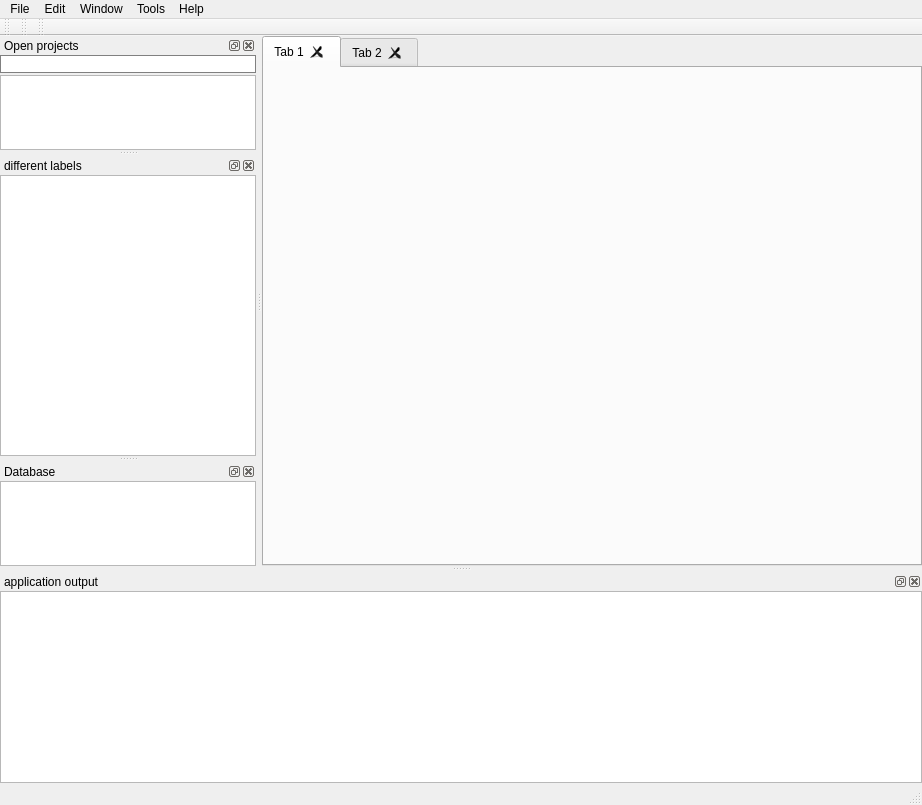
<?xml version="1.0" encoding="UTF-8"?>
<ui version="4.0">
 <class>MDImain</class>
 <widget class="QMainWindow" name="MDImain">
  <property name="geometry">
   <rect>
    <x>0</x>
    <y>0</y>
    <width>922</width>
    <height>805</height>
   </rect>
  </property>
  <property name="sizePolicy">
   <sizepolicy hsizetype="Expanding" vsizetype="Expanding">
    <horstretch>0</horstretch>
    <verstretch>0</verstretch>
   </sizepolicy>
  </property>
  <property name="windowTitle">
   <string>HEXplorer</string>
  </property>
  <property name="windowIcon">
   <iconset resource="icones.qrc">
    <normaloff>:/icones/space_shuttle.ico</normaloff>:/icones/space_shuttle.ico</iconset>
  </property>
  <property name="iconSize">
   <size>
    <width>50</width>
    <height>50</height>
   </size>
  </property>
  <widget class="QWidget" name="centralwidget">
   <layout class="QVBoxLayout" name="verticalLayout_2">
    <property name="leftMargin">
     <number>0</number>
    </property>
    <property name="topMargin">
     <number>0</number>
    </property>
    <property name="rightMargin">
     <number>0</number>
    </property>
    <property name="bottomMargin">
     <number>0</number>
    </property>
    <item>
     <widget class="CTabWidget" name="tabWidget">
      <property name="maximumSize">
       <size>
        <width>16777215</width>
        <height>16777215</height>
       </size>
      </property>
      <property name="acceptDrops">
       <bool>true</bool>
      </property>
      <property name="currentIndex">
       <number>0</number>
      </property>
      <property name="tabsClosable">
       <bool>true</bool>
      </property>
      <property name="movable">
       <bool>true</bool>
      </property>
      <property name="tabBarAutoHide">
       <bool>false</bool>
      </property>
      <widget class="QWidget" name="tab">
       <attribute name="title">
        <string>Tab 1</string>
       </attribute>
      </widget>
      <widget class="QWidget" name="tab_2">
       <attribute name="title">
        <string>Tab 2</string>
       </attribute>
      </widget>
     </widget>
    </item>
   </layout>
  </widget>
  <widget class="QMenuBar" name="menubar">
   <property name="geometry">
    <rect>
     <x>0</x>
     <y>0</y>
     <width>922</width>
     <height>21</height>
    </rect>
   </property>
   <property name="defaultUp">
    <bool>false</bool>
   </property>
   <widget class="QMenu" name="menuFile">
    <property name="title">
     <string>File</string>
    </property>
    <widget class="QMenu" name="menuRecent_Files">
     <property name="title">
      <string>Recent projects</string>
     </property>
    </widget>
    <addaction name="actionOpen_Working_Directory"/>
    <addaction name="actionClose_Working_Directory"/>
    <addaction name="separator"/>
    <addaction name="actionNewA2lProject"/>
    <addaction name="menuRecent_Files"/>
    <addaction name="separator"/>
    <addaction name="actionLoad_DB"/>
    <addaction name="separator"/>
    <addaction name="actionCheck_for_updates"/>
    <addaction name="separator"/>
    <addaction name="actionExit"/>
   </widget>
   <widget class="QMenu" name="menuHelp">
    <property name="title">
     <string>Help</string>
    </property>
    <addaction name="actionAbout"/>
   </widget>
   <widget class="QMenu" name="menuWindow">
    <property name="title">
     <string>Window</string>
    </property>
    <addaction name="separator"/>
   </widget>
   <widget class="QMenu" name="menuEdit">
    <property name="title">
     <string>Edit</string>
    </property>
    <addaction name="actionSettings"/>
   </widget>
   <widget class="QMenu" name="menuTools">
    <property name="title">
     <string>Tools</string>
    </property>
    <addaction name="actionCompare_dataset"/>
   </widget>
   <addaction name="menuFile"/>
   <addaction name="menuEdit"/>
   <addaction name="menuWindow"/>
   <addaction name="menuTools"/>
   <addaction name="menuHelp"/>
  </widget>
  <widget class="QDockWidget" name="outputListWidget">
   <property name="sizePolicy">
    <sizepolicy hsizetype="Preferred" vsizetype="Expanding">
     <horstretch>0</horstretch>
     <verstretch>0</verstretch>
    </sizepolicy>
   </property>
   <property name="minimumSize">
    <size>
     <width>922</width>
     <height>150</height>
    </size>
   </property>
   <property name="maximumSize">
    <size>
     <width>524287</width>
     <height>500</height>
    </size>
   </property>
   <property name="styleSheet">
    <string notr="true"/>
   </property>
   <property name="allowedAreas">
    <set>Qt::BottomDockWidgetArea</set>
   </property>
   <property name="windowTitle">
    <string>application output</string>
   </property>
   <attribute name="dockWidgetArea">
    <number>8</number>
   </attribute>
   <widget class="QWidget" name="dockWidgetContents_7">
    <layout class="QVBoxLayout" name="verticalLayout">
     <property name="leftMargin">
      <number>0</number>
     </property>
     <property name="topMargin">
      <number>0</number>
     </property>
     <property name="rightMargin">
      <number>0</number>
     </property>
     <property name="bottomMargin">
      <number>0</number>
     </property>
     <item>
      <widget class="QListWidget" name="listWidget">
       <property name="sizePolicy">
        <sizepolicy hsizetype="Expanding" vsizetype="Expanding">
         <horstretch>0</horstretch>
         <verstretch>0</verstretch>
        </sizepolicy>
       </property>
       <property name="minimumSize">
        <size>
         <width>0</width>
         <height>0</height>
        </size>
       </property>
       <property name="maximumSize">
        <size>
         <width>16777215</width>
         <height>480</height>
        </size>
       </property>
      </widget>
     </item>
    </layout>
   </widget>
  </widget>
  <widget class="QDockWidget" name="projectTreeView">
   <property name="sizePolicy">
    <sizepolicy hsizetype="Preferred" vsizetype="Preferred">
     <horstretch>0</horstretch>
     <verstretch>0</verstretch>
    </sizepolicy>
   </property>
   <property name="baseSize">
    <size>
     <width>0</width>
     <height>0</height>
    </size>
   </property>
   <property name="windowTitle">
    <string>Open projects</string>
   </property>
   <attribute name="dockWidgetArea">
    <number>1</number>
   </attribute>
   <widget class="QWidget" name="dockWidgetContents_3">
    <property name="minimumSize">
     <size>
      <width>150</width>
      <height>0</height>
     </size>
    </property>
    <layout class="QVBoxLayout" name="verticalLayout_4">
     <property name="spacing">
      <number>2</number>
     </property>
     <property name="leftMargin">
      <number>0</number>
     </property>
     <property name="topMargin">
      <number>0</number>
     </property>
     <property name="rightMargin">
      <number>0</number>
     </property>
     <property name="bottomMargin">
      <number>0</number>
     </property>
     <item>
      <widget class="QLineEdit" name="lineEdit">
       <property name="styleSheet">
        <string notr="true">QLineEdit{
	border: 1px solid gray;
	border-radius: 10px;
	padding: 0 8px;
	background: white;
	selection-background-color: darkgray;
}
	</string>
       </property>
      </widget>
     </item>
     <item>
      <widget class="QTreeView" name="treeView">
       <property name="editTriggers">
        <set>QAbstractItemView::NoEditTriggers</set>
       </property>
       <property name="tabKeyNavigation">
        <bool>true</bool>
       </property>
       <property name="dragEnabled">
        <bool>false</bool>
       </property>
       <property name="dragDropMode">
        <enum>QAbstractItemView::NoDragDrop</enum>
       </property>
       <property name="sortingEnabled">
        <bool>false</bool>
       </property>
       <property name="animated">
        <bool>false</bool>
       </property>
      </widget>
     </item>
    </layout>
   </widget>
  </widget>
  <widget class="QDockWidget" name="Differentlabels_Dock">
   <property name="enabled">
    <bool>true</bool>
   </property>
   <property name="sizePolicy">
    <sizepolicy hsizetype="Preferred" vsizetype="Minimum">
     <horstretch>0</horstretch>
     <verstretch>0</verstretch>
    </sizepolicy>
   </property>
   <property name="minimumSize">
    <size>
     <width>150</width>
     <height>300</height>
    </size>
   </property>
   <property name="windowTitle">
    <string>different labels</string>
   </property>
   <attribute name="dockWidgetArea">
    <number>1</number>
   </attribute>
   <widget class="QWidget" name="dockWidgetContents">
    <property name="sizePolicy">
     <sizepolicy hsizetype="Preferred" vsizetype="Preferred">
      <horstretch>0</horstretch>
      <verstretch>0</verstretch>
     </sizepolicy>
    </property>
    <layout class="QVBoxLayout" name="verticalLayout_5">
     <property name="leftMargin">
      <number>0</number>
     </property>
     <property name="topMargin">
      <number>0</number>
     </property>
     <property name="rightMargin">
      <number>0</number>
     </property>
     <property name="bottomMargin">
      <number>0</number>
     </property>
     <item>
      <layout class="QVBoxLayout" name="verticalLayout_3">
       <item>
        <widget class="QTreeView" name="treeView_2"/>
       </item>
      </layout>
     </item>
    </layout>
   </widget>
  </widget>
  <widget class="QToolBar" name="toolBar_a2l">
   <property name="windowTitle">
    <string>A2L toolbar</string>
   </property>
   <property name="iconSize">
    <size>
     <width>25</width>
     <height>25</height>
    </size>
   </property>
   <attribute name="toolBarArea">
    <enum>TopToolBarArea</enum>
   </attribute>
   <attribute name="toolBarBreak">
    <bool>false</bool>
   </attribute>
  </widget>
  <widget class="QToolBar" name="toolBar_data">
   <property name="windowTitle">
    <string>HEX toolbar</string>
   </property>
   <property name="iconSize">
    <size>
     <width>25</width>
     <height>25</height>
    </size>
   </property>
   <attribute name="toolBarArea">
    <enum>TopToolBarArea</enum>
   </attribute>
   <attribute name="toolBarBreak">
    <bool>false</bool>
   </attribute>
  </widget>
  <widget class="QStatusBar" name="statusBar"/>
  <widget class="QDockWidget" name="dockWidget">
   <property name="windowTitle">
    <string>Database</string>
   </property>
   <attribute name="dockWidgetArea">
    <number>1</number>
   </attribute>
   <widget class="QWidget" name="dockWidgetContents_2">
    <layout class="QVBoxLayout" name="verticalLayout_6">
     <property name="leftMargin">
      <number>0</number>
     </property>
     <property name="topMargin">
      <number>0</number>
     </property>
     <property name="rightMargin">
      <number>0</number>
     </property>
     <property name="bottomMargin">
      <number>0</number>
     </property>
     <item>
      <widget class="ConnectionWidget" name="connectionWidget"/>
     </item>
    </layout>
   </widget>
  </widget>
  <widget class="QToolBar" name="toolBar_WD">
   <property name="windowTitle">
    <string>toolBar</string>
   </property>
   <property name="iconSize">
    <size>
     <width>25</width>
     <height>25</height>
    </size>
   </property>
   <attribute name="toolBarArea">
    <enum>TopToolBarArea</enum>
   </attribute>
   <attribute name="toolBarBreak">
    <bool>false</bool>
   </attribute>
  </widget>
  <action name="actionExit">
   <property name="icon">
    <iconset resource="icones.qrc">
     <normaloff>:/icones/exit2.png</normaloff>:/icones/exit2.png</iconset>
   </property>
   <property name="text">
    <string>exit</string>
   </property>
  </action>
  <action name="actionNewA2lProject">
   <property name="icon">
    <iconset resource="icones.qrc">
     <normaloff>:/icones/milky_cartable.png</normaloff>:/icones/milky_cartable.png</iconset>
   </property>
   <property name="text">
    <string>open project (A2L)</string>
   </property>
  </action>
  <action name="actionFind">
   <property name="icon">
    <iconset resource="icones.qrc">
     <normaloff>:/icones/milky_find.png</normaloff>:/icones/milky_find.png</iconset>
   </property>
   <property name="text">
    <string>Find</string>
   </property>
   <property name="shortcut">
    <string>Ctrl+F</string>
   </property>
  </action>
  <action name="actionGenerateHexFile">
   <property name="icon">
    <iconset resource="icones.qrc">
     <normaloff>:/icones/milky_save.png</normaloff>:/icones/milky_save.png</iconset>
   </property>
   <property name="text">
    <string>save Hex</string>
   </property>
   <property name="toolTip">
    <string>Save hex</string>
   </property>
  </action>
  <action name="actionCompareHex">
   <property name="icon">
    <iconset resource="icones.qrc">
     <normaloff>:/icones/milky_stereoAvanceRapide.png</normaloff>:/icones/milky_stereoAvanceRapide.png</iconset>
   </property>
   <property name="text">
    <string>compare</string>
   </property>
   <property name="toolTip">
    <string>Compare</string>
   </property>
  </action>
  <action name="actionAbout">
   <property name="icon">
    <iconset resource="icones.qrc">
     <normaloff>:/icones/milky_info.png</normaloff>:/icones/milky_info.png</iconset>
   </property>
   <property name="text">
    <string>About</string>
   </property>
  </action>
  <action name="actionCreate_database">
   <property name="icon">
    <iconset>
     <normaloff>:/icones/RootIcon.ico</normaloff>:/icones/RootIcon.ico</iconset>
   </property>
   <property name="text">
    <string>Open session</string>
   </property>
  </action>
  <action name="actionCompare_dataset">
   <property name="icon">
    <iconset resource="icones.qrc">
     <normaloff>:/icones/milky_loopHex.png</normaloff>:/icones/milky_loopHex.png</iconset>
   </property>
   <property name="text">
    <string>quicklook</string>
   </property>
   <property name="toolTip">
    <string>Quicklook</string>
   </property>
  </action>
  <action name="actionChooseLabels">
   <property name="icon">
    <iconset>
     <normaloff>:/icones/find.png</normaloff>:/icones/find.png</iconset>
   </property>
   <property name="text">
    <string>ChooseLabels</string>
   </property>
   <property name="toolTip">
    <string>Choose labels</string>
   </property>
  </action>
  <action name="actionSave_session">
   <property name="icon">
    <iconset>
     <normaloff>:/icones/RootIcon.ico</normaloff>:/icones/RootIcon.ico</iconset>
   </property>
   <property name="text">
    <string>save session</string>
   </property>
   <property name="toolTip">
    <string>Save session</string>
   </property>
  </action>
  <action name="actionCheck_for_updates">
   <property name="enabled">
    <bool>true</bool>
   </property>
   <property name="icon">
    <iconset resource="icones.qrc">
     <normaloff>:/icones/update.png</normaloff>:/icones/update.png</iconset>
   </property>
   <property name="text">
    <string>Check for updates</string>
   </property>
  </action>
  <action name="actionSettings">
   <property name="icon">
    <iconset resource="icones.qrc">
     <normaloff>:/icones/milky_outils.png</normaloff>:/icones/milky_outils.png</iconset>
   </property>
   <property name="text">
    <string>Settings</string>
   </property>
  </action>
  <action name="actionLoad_DB">
   <property name="enabled">
    <bool>false</bool>
   </property>
   <property name="icon">
    <iconset resource="icones.qrc">
     <normaloff>:/icones/milky_exportBaril.png</normaloff>:/icones/milky_exportBaril.png</iconset>
   </property>
   <property name="text">
    <string>Open database</string>
   </property>
  </action>
  <action name="actionOpen_script">
   <property name="icon">
    <iconset resource="icones.qrc">
     <normaloff>:/icones/binary.png</normaloff>:/icones/binary.png</iconset>
   </property>
   <property name="text">
    <string>open script</string>
   </property>
   <property name="toolTip">
    <string>Open script</string>
   </property>
  </action>
  <action name="actionEdit_database">
   <property name="icon">
    <iconset resource="icones.qrc">
     <normaloff>:/icones/milky_editText.png</normaloff>:/icones/milky_editText.png</iconset>
   </property>
   <property name="text">
    <string>Edit database</string>
   </property>
  </action>
  <action name="actionOpen_Working_Directory">
   <property name="icon">
    <iconset resource="icones.qrc">
     <normaloff>:/icones/milky_classeur.png</normaloff>:/icones/milky_classeur.png</iconset>
   </property>
   <property name="text">
    <string>Open Working Directory</string>
   </property>
  </action>
  <action name="actionClose_Working_Directory">
   <property name="icon">
    <iconset resource="icones.qrc">
     <normaloff>:/icones/milky_ciseau.png</normaloff>:/icones/milky_ciseau.png</iconset>
   </property>
   <property name="text">
    <string>Close Working Directory</string>
   </property>
  </action>
  <action name="actionRename_file">
   <property name="icon">
    <iconset resource="icones.qrc">
     <normaloff>:/icones/milky_pinceau.png</normaloff>:/icones/milky_pinceau.png</iconset>
   </property>
   <property name="text">
    <string>Rename file</string>
   </property>
   <property name="shortcut">
    <string>Ctrl+R</string>
   </property>
   <property name="visible">
    <bool>true</bool>
   </property>
   <property name="iconVisibleInMenu">
    <bool>true</bool>
   </property>
  </action>
  <action name="actionUpdateWorkingDirectory">
   <property name="enabled">
    <bool>false</bool>
   </property>
   <property name="icon">
    <iconset resource="icones.qrc">
     <normaloff>:/icones/milky_resetAll.png</normaloff>:/icones/milky_resetAll.png</iconset>
   </property>
   <property name="text">
    <string>UpdateWorkingDirectory</string>
   </property>
   <property name="toolTip">
    <string>Reload working directory</string>
   </property>
   <property name="shortcut">
    <string>F5</string>
   </property>
  </action>
 </widget>
 <customwidgets>
  <customwidget>
   <class>CTabWidget</class>
   <extends>QTabWidget</extends>
   <header location="global">ctabwidget.h</header>
   <container>1</container>
  </customwidget>
  <customwidget>
   <class>ConnectionWidget</class>
   <extends>QTreeView</extends>
   <header>connectionwidget.h</header>
  </customwidget>
 </customwidgets>
 <tabstops>
  <tabstop>connectionWidget</tabstop>
  <tabstop>listWidget</tabstop>
  <tabstop>lineEdit</tabstop>
  <tabstop>treeView</tabstop>
  <tabstop>treeView_2</tabstop>
 </tabstops>
 <resources>
  <include location="icones.qrc"/>
 </resources>
 <connections/>
</ui>
